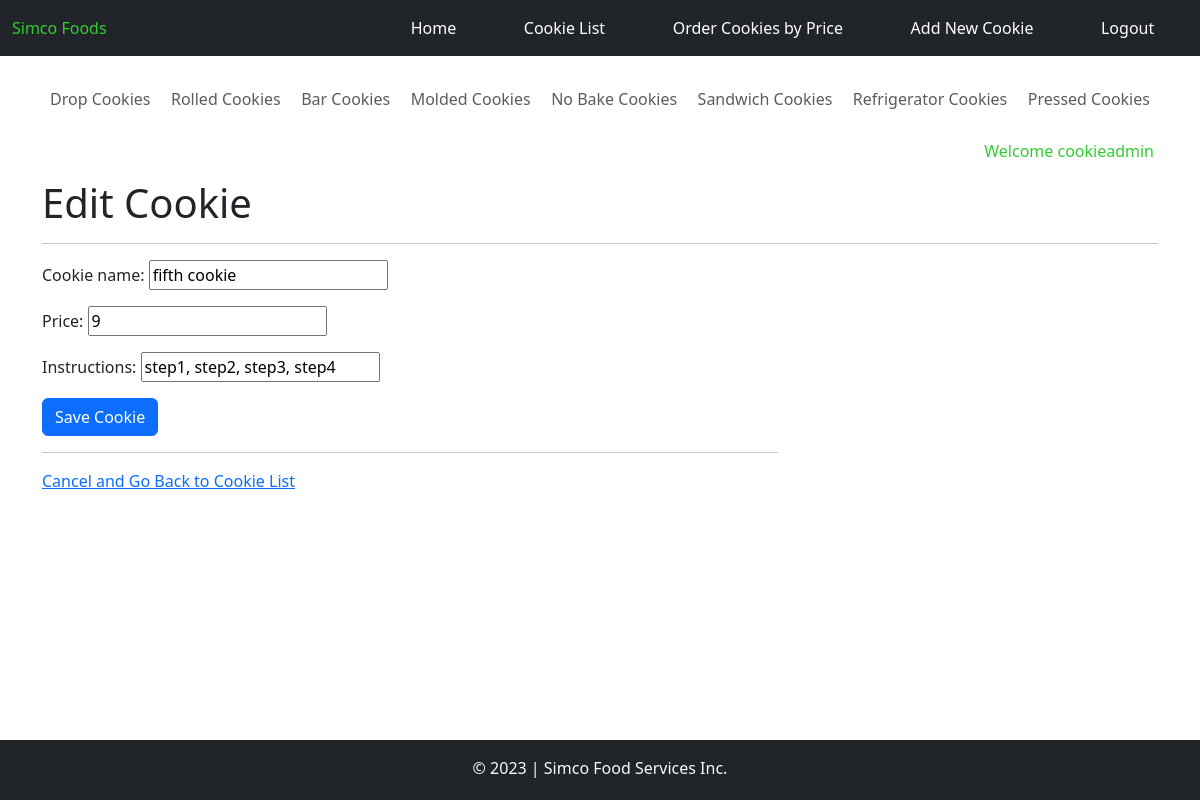
The app's page /cookiejar/cookie_update/6 (signed in) with its own data.
### users/models.py (models this page shows, shortened)
class CustomUser(AbstractBaseUser, PermissionsMixin):
    uid = models.UUIDField(primary_key=True, default=uuid4, editable=False)
    email = models.EmailField(_("email address"), unique=True)
    username = models.CharField(max_length=30)
    first_name = models.CharField(max_length=30)
    last_name = models.CharField(max_length=30)
    is_staff = models.BooleanField(default=False)
    is_active = models.BooleanField(default=True)
    date_joined = models.DateTimeField(default=timezone.now)
    USERNAME_FIELD = "email"
    REQUIRED_FIELDS = ['username', 'first_name', 'last_name']
    objects = CustomUserManager()

### cookiejar/models.py (models this page shows, shortened)
class Cookie(models.Model):
    user = models.ForeignKey(settings.AUTH_USER_MODEL, default=1, on_delete=models.CASCADE)
    cookie_name = models.CharField(max_length=50)
    price = models.IntegerField()
    instructions = models.CharField(max_length=500)
    ingredients = models.ManyToManyField(Ingredient, through='CookieIngredient')
    class Meta:
        ordering = ['user', '-id', ]

### cookiejar/views.py (the view)
# urls.py: path("cookie_update/<int:pk>", views.CookieUpdateView.as_view(), name="cookie_update"),
class CookieUpdateView(LoginRequiredMixin, UpdateView):
    model = Cookie
    fields = ['cookie_name', 'price', 'instructions']
    template_name = 'cookiejar/cookie_update.html'
    success_url = reverse_lazy('cookie_list')
    def get_queryset(self):
        queryset = super(CookieUpdateView, self).get_queryset()
        return queryset.filter(user=self.request.user)

### cookiejar/templates/cookiejar/cookie_update.html (shortened to what this page needs)
{% extends "layout.html" %}
{% block content %}
    <h1>Edit Cookie</h1>
    <hr>
        <form enctype="multipart/form-data" class="form-horizontal" method="POST" action="">
            <div class="row spacer">
                <div class="col-md-8">
                    {{ form.as_p }}
            <div class="row spacer">
                <div class="col-md-8">
                    <button type="submit" class="btn btn-block btn-primary">Save Cookie</button>
                </div>
            </div>
        </form>
        <hr>
    <a href="{% url 'cookie_list' %}">Cancel and Go Back to Cookie List</a>
{% endblock %}

### templates/layout.html (shortened to what this page needs)
<!DOCTYPE html>
<html lang="en">
    <head>
        <link href="https://cdn.jsdelivr.net/npm/bootstrap@5.3.1/dist/css/bootstrap.min.css" rel="stylesheet">
        {% load static %} <link rel="stylesheet" type="text/css" href="{% static 'css/custom.css' %}">
    </head>
    <body>
        <nav class="navbar fixed-top navbar-expand-lg navbar-dark bg-dark">
            {% if user.is_authenticated %}
            <div class="container-fluid">
                <span class="navbar-text" id="navbar-logo">Simco Foods</span>
                <div class="collapse navbar-collapse" id="navbarNavAltMarkup">
                    <div class="col-md-12 d-flex justify-content-end">
                        <div class="navbar-nav nav-fill w-75">
                            <a class="nav-link active px-2" aria-current="page" id="nav-item1" href='{% url "home" %}'>Home</a>
                            <a class="nav-link px-2" id="nav-item2" href='{% url "cookie_list" %}'>Cookie List</a>
                            <a class="nav-link px-2" id="nav-item3" href='{% url "cookie_price_list" %}'>Order Cookies by Price</a>
                            <a class="nav-link px-2" id="nav-item4" href='{% url "cookie_add" %}'>Add New Cookie</a>
                            <a class="nav-link px-2" id="nav-item5" href='{% url "logout" %}'>Logout</a>
                        </div>
                    </div>
                </div>
            </div>
            {% else %}
            <div class="container-fluid">
                <span class="navbar-text" id="navbar-logo2">Simco Foods</span>
            </div>
            {% endif %}
        </nav>
        <div class="container">
        </div>
        <div class="container">
            <div class="nav-scroller py-1 mb-2">
                <nav class="nav d-flex justify-content-between">
                    <span class="p-2 text-muted">Drop Cookies</span>
                    <span class="p-2 text-muted">Rolled Cookies</span>
                    <span class="p-2 text-muted">Bar Cookies</span>
                    <span class="p-2 text-muted">Molded Cookies</span>
                    <span class="p-2 text-muted">No Bake Cookies</span>
                    <span class="p-2 text-muted">Sandwich Cookies</span>
                    <span class="p-2 text-muted">Refrigerator Cookies</span>
                    <span class="p-2 text-muted">Pressed Cookies</span>
                </nav>
            </div>
        </div>
        <div class="container">
            <div class="nav-scroller py-1 mb-2">
                {% if user.is_authenticated %}
                <nav class="nav d-flex justify-content-end">
                    <span class="p-1" id="welcome">Welcome {{ user.username }}</span>
                </nav>
                {% endif %}
            </div>
        </div>
        <div class="container">
                {% block content %} {% endblock %}
        </div>
        <br/>
        <br/>
        <div class="container">
            <div class="mt-auto py-4 bg-white" id="footer-spacer">
            </div>
        </div>
        <footer class="footer fixed-bottom mt-auto py-3 bg-dark" id="footer-footer">
            <div class="container text-center">
                <span class="text-light">
                    &copy; 2023 | Simco Food Services Inc.
                </span>
            </div>
        </footer>
    </body>
</html>

### static/css/custom.css (style rules this page uses)
#navbar-logo { color:#32cd32 !important; }
.navbar-nav a.nav-link:link, .navbar-nav a.nav-link:visited { color:white !important; }
#welcome { color:#32cd32 !important; }
#footer-spacer { bottom: 0; width: 100%; height: 100px; padding: 0px; margin-top: 20px; }
#footer-footer { bottom: 0; width: 100%; height: 60px; padding: 0px; margin-top: 20px; }

### records on screen
CustomUser: username "cookieadmin"
Cookie: cookie_name "fifth cookie", price "9", instructions "step1, step2, step3, step4"
